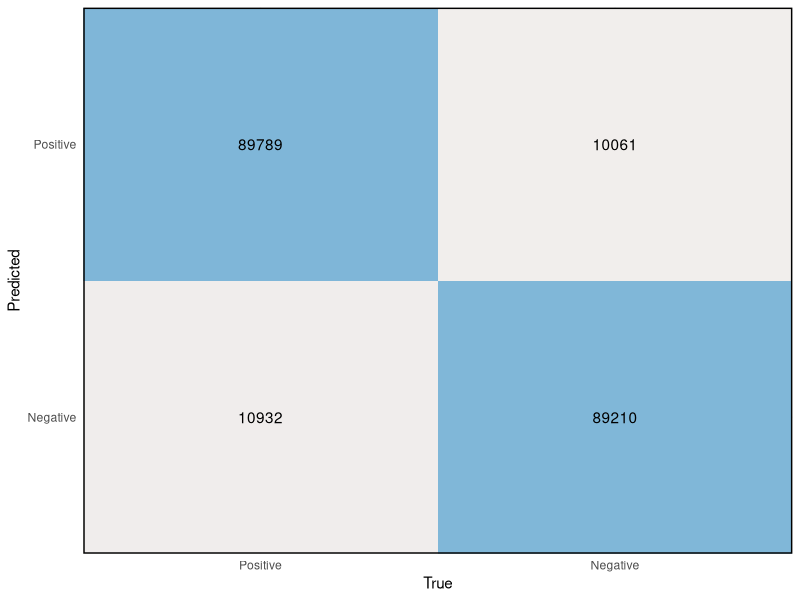
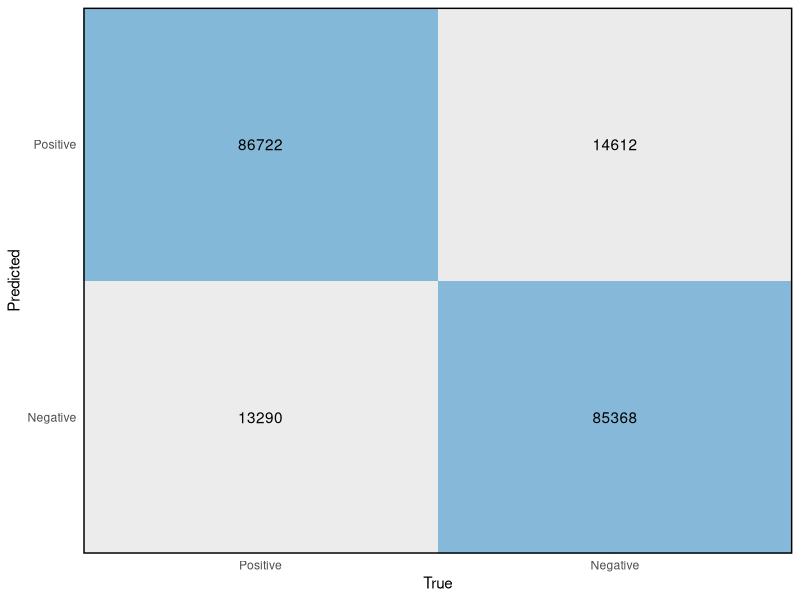
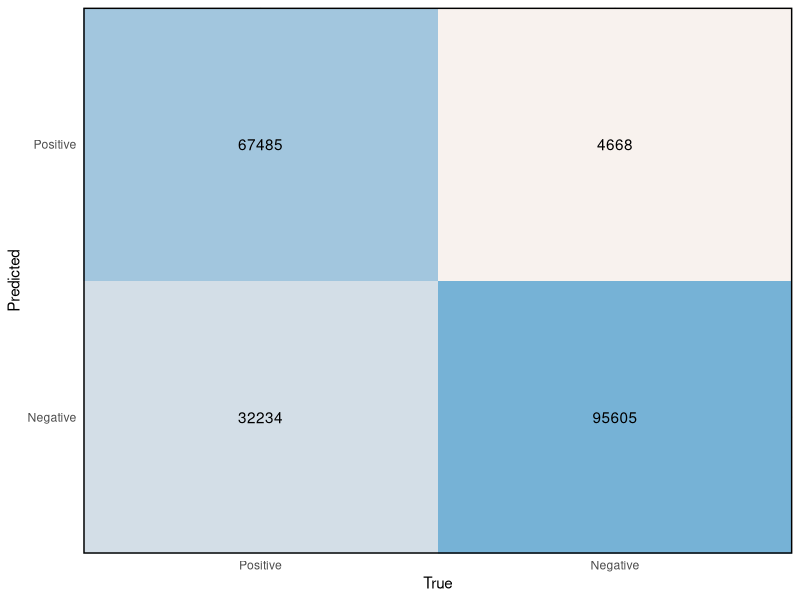
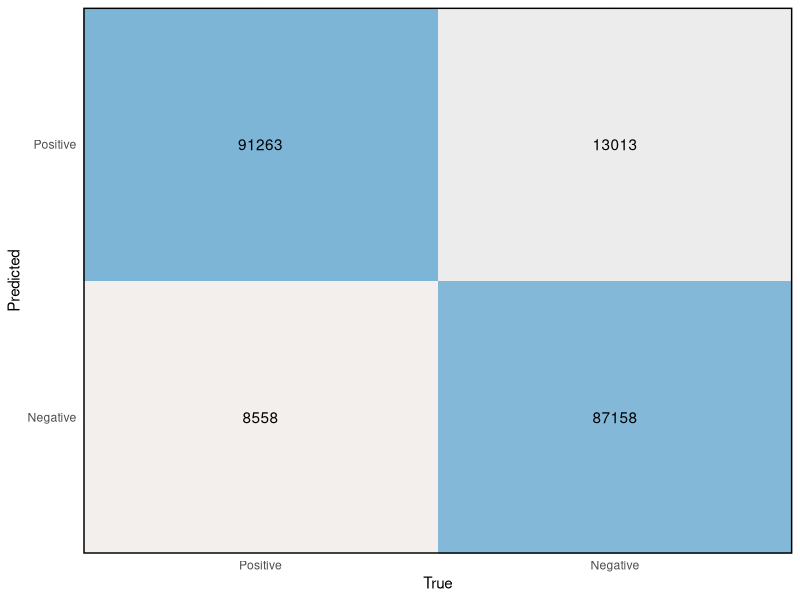

These figures' R source, in order:
# model,         tn,    fp,    fn,    tp 
# sentRNN,      89210, 10961, 10032, 89789 
# sentRNN_JJ,   85368, 14612, 13290, 86722 
# sentRNN_SW,   95605, 4668,  32234, 67485 
# sentRNN_Topic,87158, 13013, 8558,  91263

library(reshape2)
library(ggplot2)

full <- data.frame(
  label=c("Positive", "Negative"),
  Positive=c(89789, 10932),
  Negative=c(10061, 89210))

JJ <- data.frame(
  label=c("Positive", "Negative"),
  Positive=c(86722, 13290),
  Negative=c(14612, 85368))

SW <- data.frame(
  label=c("Positive", "Negative"),
  Positive=c(67485, 32234),
  Negative=c(4668, 95605))

Dom <- data.frame(
  label=c("Positive", "Negative"),
  Positive=c(91263, 8558),
  Negative=c(13013, 87158))


conf.matrix <- function(data) {
  df <- melt(data, id="label")
  colnames(df) <- c("Predicted", "True", "value")
  df
  
  ggplot(df, aes(x=True, y=Predicted, fill=value)) +
    geom_tile() +
    geom_text(aes(label=value)) +
    theme_minimal() +
    theme(legend.position = "none",
          panel.border = element_rect(colour = "black", fill=NA, size=1)) +
    scale_fill_gradient(low="#FEF5EF", high="#75B2D6", limits=c(0, 96000)) +
    scale_x_discrete(expand = c(0,0)) +
    scale_y_discrete(expand = c(0,0))
}


conf.matrix(full)
conf.matrix(JJ)
conf.matrix(SW)
conf.matrix(Dom)
